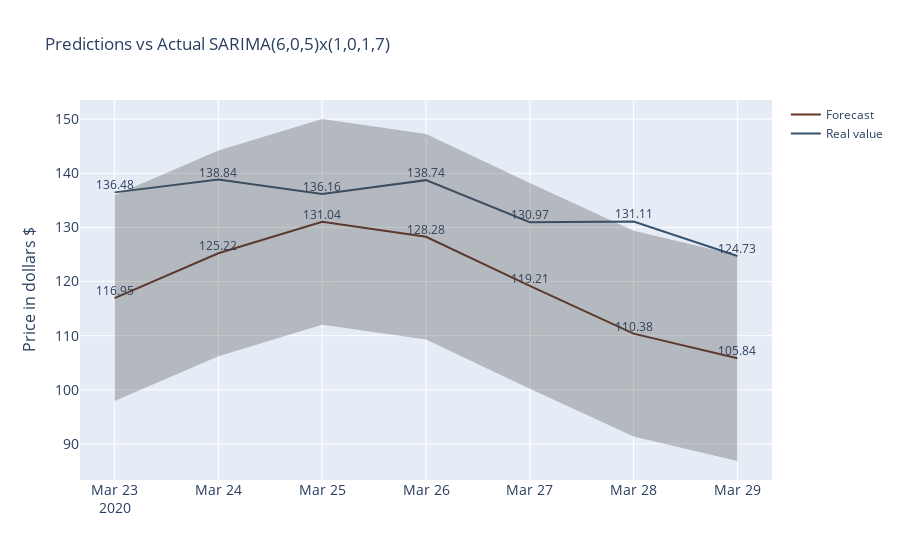

Notebook cell for this chart:
### Code cell
aux = aux_df.reset_index()

fig = go.Figure()
fig.add_trace(go.Scatter(x=list(aux['Fecha']),
                y=aux['Real_value'],
                name="Real value",
                marker_color='rgb(55, 83, 109)',
                mode="lines+text",
                text=list(aux['Real_value']),
                textposition="top center"
                ))
fig.add_trace(go.Scatter(x=list(aux['Fecha']),
                y=aux['Forecast'],
                name="Forecast",
                marker_color='rgb(100, 53, 39)',
                mode="lines+text",
                text=list(aux['Forecast']),
                textposition="top center"
                ))
fig.add_trace(go.Scatter(
                name='Upper Bound',
                x=list(aux['Fecha']),
                y=aux['Forecast']+19,
                mode='lines',
                marker=dict(color="#444"),
                line=dict(width=0),
                showlegend=False
                ))
fig.add_trace(go.Scatter(
                name='Lower Bound',
                x=list(aux['Fecha']),
                y=aux['Forecast']-19,
                marker=dict(color="#444"),
                line=dict(width=0),
                mode='lines',
                fillcolor='rgba(68, 68, 68, 0.3)',
                fill='tonexty',
                showlegend=False
                ))
fig.update_layout(
    title='Predictions vs Actual SARIMA(6,0,5)x(1,0,1,7)',
    xaxis_tickfont_size=14,
    yaxis=dict(
        title='Price in dollars $',
        titlefont_size=16,
        tickfont_size=14,
    )
)
fig.show()

### Figure 1 — Plotly figure (JSON) as saved in the notebook; plotly's stock layout.template omitted (floating-point values rounded to 4 significant figures)
{"data": [{"marker": {"color": "rgb(55, 83, 109)"}, "mode": "lines+text", "name": "Real value", "text": ["136.48", "138.84", "136.16", "138.74", "130.97", "131.11", "124.73"], "textposition": "top center", "type": "scatter", "x": ["2020-03-23T00:00:00", "2020-03-24T00:00:00", "2020-03-25T00:00:00", "2020-03-26T00:00:00", "2020-03-27T00:00:00", "2020-03-28T00:00:00", "2020-03-29T00:00:00"], "y": [136.5, 138.8, 136.2, 138.7, 131.0, 131.1, 124.7]}, {"marker": {"color": "rgb(100, 53, 39)"}, "mode": "lines+text", "name": "Forecast", "text": ["116.95", "125.22", "131.04", "128.28", "119.21", "110.38", "105.84"], "textposition": "top center", "type": "scatter", "x": ["2020-03-23T00:00:00", "2020-03-24T00:00:00", "2020-03-25T00:00:00", "2020-03-26T00:00:00", "2020-03-27T00:00:00", "2020-03-28T00:00:00", "2020-03-29T00:00:00"], "y": [117.0, 125.2, 131.0, 128.3, 119.2, 110.4, 105.8]}, {"line": {"width": 0}, "marker": {"color": "#444"}, "mode": "lines", "name": "Upper Bound", "showlegend": false, "type": "scatter", "x": ["2020-03-23T00:00:00", "2020-03-24T00:00:00", "2020-03-25T00:00:00", "2020-03-26T00:00:00", "2020-03-27T00:00:00", "2020-03-28T00:00:00", "2020-03-29T00:00:00"], "y": [135.9, 144.2, 150.0, 147.3, 138.2, 129.4, 124.8]}, {"fill": "tonexty", "fillcolor": "rgba(68, 68, 68, 0.3)", "line": {"width": 0}, "marker": {"color": "#444"}, "mode": "lines", "name": "Lower Bound", "showlegend": false, "type": "scatter", "x": ["2020-03-23T00:00:00", "2020-03-24T00:00:00", "2020-03-25T00:00:00", "2020-03-26T00:00:00", "2020-03-27T00:00:00", "2020-03-28T00:00:00", "2020-03-29T00:00:00"], "y": [97.95, 106.2, 112.0, 109.3, 100.2, 91.38, 86.84]}], "layout": {"title": {"text": "Predictions vs Actual SARIMA(6,0,5)x(1,0,1,7)"}, "xaxis": {"tickfont": {"size": 14}}, "yaxis": {"tickfont": {"size": 14}, "title": {"font": {"size": 16}, "text": "Price in dollars $"}}}}
